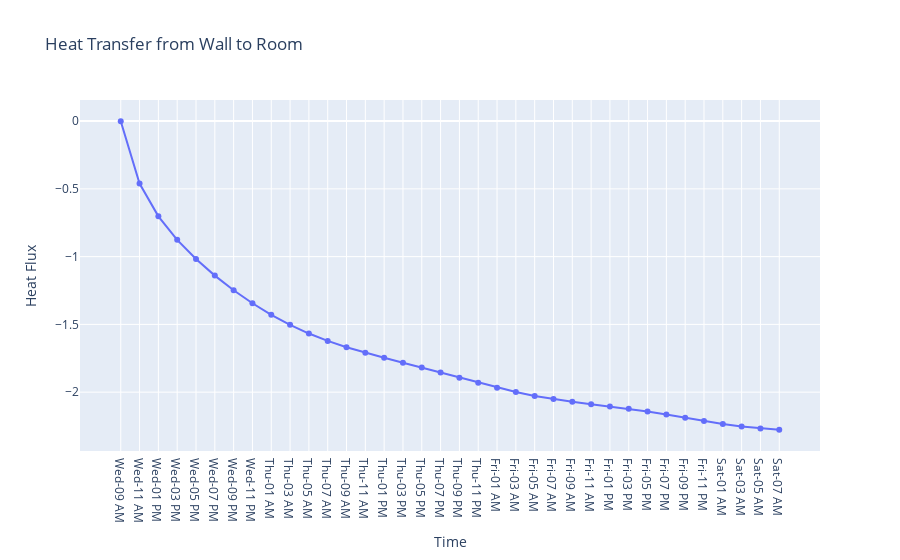

Here is the notebook cell this chart was saved with:
### Code cell
fig = go.Figure()

ix_times = [ix_time for ix_time,_ in enumerate(v1.all_wall_temps) if ix_time%(min_interv*4)==0]
timestamps = [(pd.Timedelta(times[i], "m") + v1.twall.ext_temps.index[0]).strftime(str_names) for i in ix_times]

fig.add_trace(go.Scatter(x=timestamps, y=v1.wall_heat_flux[ix_times], mode='markers+lines',))
fig.update_layout(xaxis_title='Time',
                  yaxis_title='Heat Flux',
                  title='Heat Transfer from Wall to Room')

### Figure 1 — Plotly figure (JSON) as saved in the notebook; plotly's stock layout.template omitted (floating-point values rounded to 4 significant figures)
{"data": [{"mode": "markers+lines", "type": "scatter", "x": ["Wed-09 AM", "Wed-11 AM", "Wed-01 PM", "Wed-03 PM", "Wed-05 PM", "Wed-07 PM", "Wed-09 PM", "Wed-11 PM", "Thu-01 AM", "Thu-03 AM", "Thu-05 AM", "Thu-07 AM", "Thu-09 AM", "Thu-11 AM", "Thu-01 PM", "Thu-03 PM", "Thu-05 PM", "Thu-07 PM", "Thu-09 PM", "Thu-11 PM", "Fri-01 AM", "Fri-03 AM", "Fri-05 AM", "Fri-07 AM", "Fri-09 AM", "Fri-11 AM", "Fri-01 PM", "Fri-03 PM", "Fri-05 PM", "Fri-07 PM", "Fri-09 PM", "Fri-11 PM", "Sat-01 AM", "Sat-03 AM", "Sat-05 AM", "Sat-07 AM"], "y": [-0.001489, -0.4608, -0.7026, -0.8763, -1.018, -1.14, -1.248, -1.344, -1.429, -1.503, -1.567, -1.622, -1.668, -1.709, -1.746, -1.782, -1.819, -1.856, -1.893, -1.931, -1.967, -1.999, -2.028, -2.051, -2.071, -2.089, -2.105, -2.123, -2.142, -2.164, -2.188, -2.212, -2.235, -2.254, -2.268, -2.277]}], "layout": {"title": {"text": "Heat Transfer from Wall to Room"}, "xaxis": {"title": {"text": "Time"}}, "yaxis": {"title": {"text": "Heat Flux"}}}}
